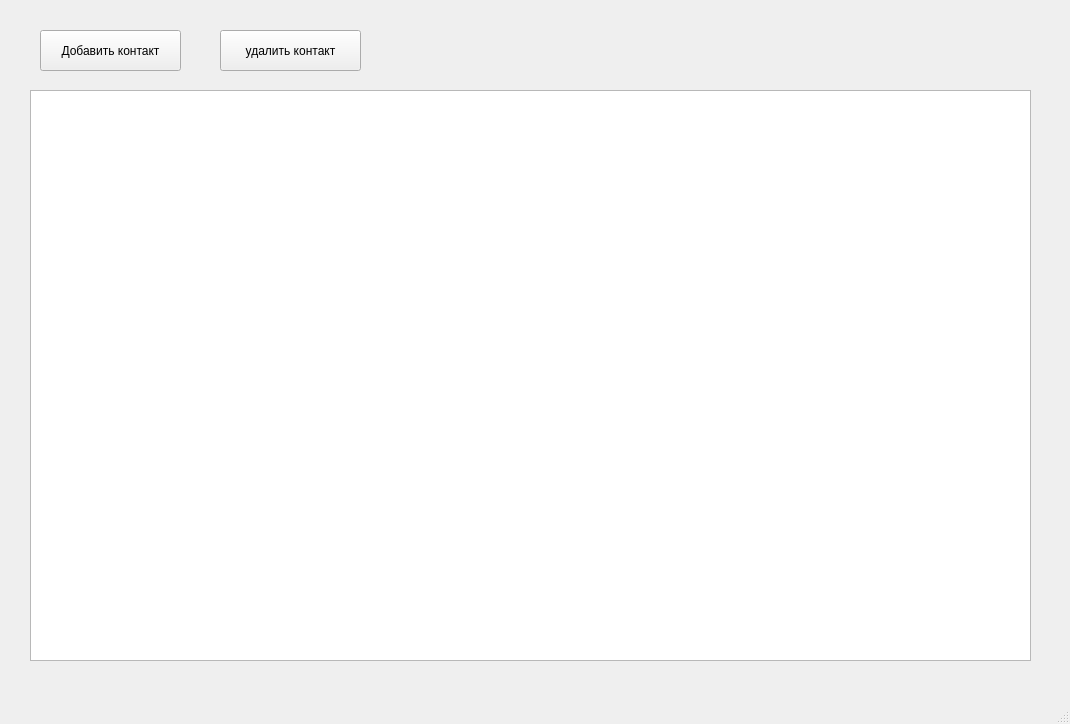
<?xml version="1.0" encoding="UTF-8"?>
<ui version="4.0">
 <class>App</class>
 <widget class="QMainWindow" name="App">
  <property name="geometry">
   <rect>
    <x>0</x>
    <y>0</y>
    <width>1070</width>
    <height>724</height>
   </rect>
  </property>
  <property name="windowTitle">
   <string>App</string>
  </property>
  <widget class="QWidget" name="centralwidget">
   <widget class="QTableView" name="tableView">
    <property name="geometry">
     <rect>
      <x>30</x>
      <y>90</y>
      <width>1001</width>
      <height>571</height>
     </rect>
    </property>
   </widget>
   <widget class="QPushButton" name="pushButton">
    <property name="geometry">
     <rect>
      <x>40</x>
      <y>30</y>
      <width>141</width>
      <height>41</height>
     </rect>
    </property>
    <property name="text">
     <string>Добавить контакт</string>
    </property>
   </widget>
   <widget class="QPushButton" name="pushButton_2">
    <property name="geometry">
     <rect>
      <x>220</x>
      <y>30</y>
      <width>141</width>
      <height>41</height>
     </rect>
    </property>
    <property name="text">
     <string>удалить контакт</string>
    </property>
   </widget>
  </widget>
  <widget class="QMenuBar" name="menubar">
   <property name="geometry">
    <rect>
     <x>0</x>
     <y>0</y>
     <width>1070</width>
     <height>26</height>
    </rect>
   </property>
  </widget>
  <widget class="QStatusBar" name="statusbar"/>
 </widget>
 <resources/>
 <connections/>
</ui>
